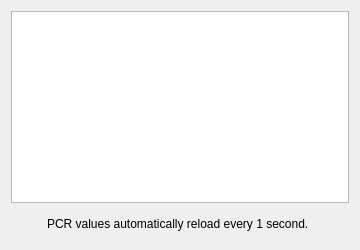
           <widget class="QWidget" name="tab4_16">
            <attribute name="title">
             <string>PC&amp;Rs</string>
            </attribute>
            <layout class="QVBoxLayout" name="verticalLayout_18">
             <item>
              <widget class="QListWidget" name="myPCRs">
               <property name="font">
                <font>
                 <family>Monospace</family>
                </font>
               </property>
               <property name="whatsThis">
                <string>&lt;html&gt;&lt;head&gt;&lt;meta name=&quot;qrichtext&quot; content=&quot;1&quot; /&gt;&lt;style type=&quot;text/css&quot;&gt;
p, li { white-space: pre-wrap; }
&lt;/style&gt;&lt;/head&gt;&lt;body style=&quot; font-family:'Sans Serif'; font-size:9pt; font-weight:400; font-style:normal;&quot;&gt;
&lt;p style=&quot;-qt-paragraph-type:empty; margin-top:0px; margin-bottom:0px; margin-left:0px; margin-right:0px; -qt-block-indent:0; text-indent:0px;&quot;&gt;&lt;/p&gt;&lt;/body&gt;&lt;/html&gt;</string>
               </property>
              </widget>
             </item>
             <item>
              <layout class="QHBoxLayout" name="horizontalLayout_10">
               <item>
                <widget class="QLabel" name="label_3">
                 <property name="sizePolicy">
                  <sizepolicy hsizetype="Fixed" vsizetype="Fixed">
                   <horstretch>0</horstretch>
                   <verstretch>0</verstretch>
                  </sizepolicy>
                 </property>
                 <property name="minimumSize">
                  <size>
                   <width>30</width>
                   <height>30</height>
                  </size>
                 </property>
                 <property name="maximumSize">
                  <size>
                   <width>30</width>
                   <height>30</height>
                  </size>
                 </property>
                 <property name="text">
                  <string/>
                 </property>
                 <property name="pixmap">
                  <pixmap resource="resources.qrc">:/images/images/messagebox_info.png</pixmap>
                 </property>
                 <property name="scaledContents">
                  <bool>true</bool>
                 </property>
                </widget>
               </item>
               <item>
                <widget class="QLabel" name="label_2">
                 <property name="text">
                  <string>PCR values automatically reload every 1 second.</string>
                 </property>
                </widget>
               </item>
               <item>
                <spacer name="horizontalSpacer_13">
                 <property name="orientation">
                  <enum>Qt::Horizontal</enum>
                 </property>
                 <property name="sizeHint" stdset="0">
                  <size>
                   <width>40</width>
                   <height>20</height>
                  </size>
                 </property>
                </spacer>
               </item>
              </layout>
             </item>
            </layout>
           </widget>
